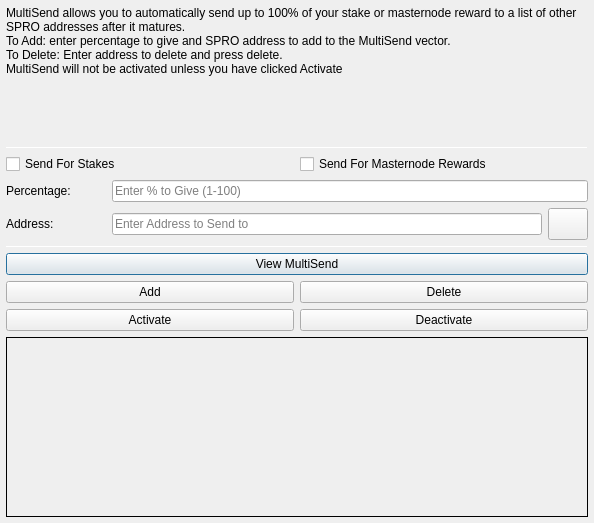
<?xml version="1.0" encoding="UTF-8"?>
<ui version="4.0">
 <class>MultiSendDialog</class>
 <widget class="QDialog" name="MultiSendDialog">
  <property name="windowModality">
   <enum>Qt::NonModal</enum>
  </property>
  <property name="geometry">
   <rect>
    <x>0</x>
    <y>0</y>
    <width>594</width>
    <height>523</height>
   </rect>
  </property>
  <property name="windowTitle">
   <string>MultiSend</string>
  </property>
  <layout class="QVBoxLayout" name="verticalLayout" stretch="0">
   <property name="leftMargin">
    <number>6</number>
   </property>
   <property name="topMargin">
    <number>6</number>
   </property>
   <property name="rightMargin">
    <number>6</number>
   </property>
   <property name="bottomMargin">
    <number>6</number>
   </property>
   <item>
    <layout class="QVBoxLayout" name="verticalLayout_Main" stretch="1,1,1,1,1,1">
     <item>
      <widget class="QLabel" name="label_2">
       <property name="lineWidth">
        <number>1</number>
       </property>
       <property name="text">
        <string>MultiSend allows you to automatically send up to 100% of your stake or masternode reward to a list of other SPRO addresses after it matures.
To Add: enter percentage to give and SPRO address to add to the MultiSend vector.
To Delete: Enter address to delete and press delete.
MultiSend will not be activated unless you have clicked Activate</string>
       </property>
       <property name="alignment">
        <set>Qt::AlignLeading|Qt::AlignLeft|Qt::AlignTop</set>
       </property>
       <property name="wordWrap">
        <bool>true</bool>
       </property>
      </widget>
     </item>
     <item>
      <widget class="Line" name="line">
       <property name="minimumSize">
        <size>
         <width>0</width>
         <height>1</height>
        </size>
       </property>
       <property name="maximumSize">
        <size>
         <width>16777215</width>
         <height>1</height>
        </size>
       </property>
       <property name="orientation">
        <enum>Qt::Horizontal</enum>
       </property>
      </widget>
     </item>
     <item>
      <layout class="QVBoxLayout" name="verticalLayout_Settings">
       <item>
        <layout class="QHBoxLayout" name="horizontalLayout">
         <item>
          <widget class="QCheckBox" name="multiSendStakeCheckBox">
           <property name="text">
            <string>Send For Stakes</string>
           </property>
          </widget>
         </item>
         <item>
          <widget class="QCheckBox" name="multiSendMasternodeCheckBox">
           <property name="text">
            <string>Send For Masternode Rewards</string>
           </property>
          </widget>
         </item>
        </layout>
       </item>
       <item>
        <layout class="QHBoxLayout" name="horizontalLayout_6">
         <item>
          <widget class="QLabel" name="label">
           <property name="minimumSize">
            <size>
             <width>100</width>
             <height>0</height>
            </size>
           </property>
           <property name="toolTip">
            <string>Percentage of stake to send</string>
           </property>
           <property name="text">
            <string>Percentage:</string>
           </property>
          </widget>
         </item>
         <item>
          <widget class="QLineEdit" name="multiSendPercentEdit">
           <property name="toolTip">
            <string>Enter whole numbers 1 - 100</string>
           </property>
           <property name="placeholderText">
            <string>Enter % to Give (1-100)</string>
           </property>
          </widget>
         </item>
        </layout>
       </item>
       <item>
        <layout class="QHBoxLayout" name="horizontalLayout_7">
         <item>
          <widget class="QLabel" name="label_5">
           <property name="minimumSize">
            <size>
             <width>100</width>
             <height>0</height>
            </size>
           </property>
           <property name="toolTip">
            <string>Address to send portion of stake to</string>
           </property>
           <property name="text">
            <string>Address:</string>
           </property>
          </widget>
         </item>
         <item>
          <widget class="QLineEdit" name="multiSendAddressEdit">
           <property name="toolTip">
            <string/>
           </property>
           <property name="placeholderText">
            <string>Enter Address to Send to</string>
           </property>
          </widget>
         </item>
         <item>
          <widget class="QPushButton" name="addressBookButton">
           <property name="maximumSize">
            <size>
             <width>16777215</width>
             <height>32</height>
            </size>
           </property>
           <property name="toolTip">
            <string>Choose an address from the address book</string>
           </property>
           <property name="text">
            <string/>
           </property>
           <property name="icon">
            <iconset resource="../sproutsorigins.qrc">
             <normaloff>:/icons/address-book</normaloff>:/icons/address-book</iconset>
           </property>
           <property name="shortcut">
            <string>Alt+A</string>
           </property>
           <property name="autoDefault">
            <bool>false</bool>
           </property>
          </widget>
         </item>
        </layout>
       </item>
      </layout>
     </item>
     <item>
      <widget class="Line" name="line_2">
       <property name="minimumSize">
        <size>
         <width>0</width>
         <height>1</height>
        </size>
       </property>
       <property name="maximumSize">
        <size>
         <width>16777215</width>
         <height>1</height>
        </size>
       </property>
       <property name="orientation">
        <enum>Qt::Horizontal</enum>
       </property>
      </widget>
     </item>
     <item>
      <layout class="QVBoxLayout" name="verticalLayout_Buttons">
       <item>
        <layout class="QHBoxLayout" name="horizontalLayout_4">
         <item>
          <widget class="QPushButton" name="viewButton">
           <property name="toolTip">
            <string/>
           </property>
           <property name="statusTip">
            <string>View MultiSend Vector</string>
           </property>
           <property name="text">
            <string>View MultiSend</string>
           </property>
          </widget>
         </item>
        </layout>
       </item>
       <item>
        <layout class="QHBoxLayout" name="horizontalLayout_2">
         <item>
          <widget class="QPushButton" name="addButton">
           <property name="toolTip">
            <string/>
           </property>
           <property name="statusTip">
            <string>Add to MultiSend Vector</string>
           </property>
           <property name="text">
            <string>Add</string>
           </property>
          </widget>
         </item>
         <item>
          <widget class="QPushButton" name="deleteButton">
           <property name="toolTip">
            <string/>
           </property>
           <property name="statusTip">
            <string>Delete Address From MultiSend Vector</string>
           </property>
           <property name="text">
            <string>Delete</string>
           </property>
          </widget>
         </item>
        </layout>
       </item>
       <item>
        <layout class="QHBoxLayout" name="horizontalLayout_5">
         <item>
          <widget class="QPushButton" name="activateButton">
           <property name="statusTip">
            <string>Activate MultiSend</string>
           </property>
           <property name="text">
            <string>Activate</string>
           </property>
          </widget>
         </item>
         <item>
          <widget class="QPushButton" name="disableButton">
           <property name="statusTip">
            <string>Deactivate MultiSend</string>
           </property>
           <property name="text">
            <string>Deactivate</string>
           </property>
          </widget>
         </item>
        </layout>
       </item>
      </layout>
     </item>
     <item>
      <widget class="QLabel" name="message">
       <property name="minimumSize">
        <size>
         <width>0</width>
         <height>180</height>
        </size>
       </property>
       <property name="frameShape">
        <enum>QFrame::Panel</enum>
       </property>
       <property name="frameShadow">
        <enum>QFrame::Plain</enum>
       </property>
       <property name="lineWidth">
        <number>1</number>
       </property>
       <property name="midLineWidth">
        <number>1</number>
       </property>
       <property name="text">
        <string/>
       </property>
       <property name="alignment">
        <set>Qt::AlignLeading|Qt::AlignLeft|Qt::AlignTop</set>
       </property>
       <property name="wordWrap">
        <bool>true</bool>
       </property>
      </widget>
     </item>
    </layout>
   </item>
  </layout>
 </widget>
 <resources>
  <include location="../sproutsorigins.qrc"/>
 </resources>
 <connections/>
</ui>
